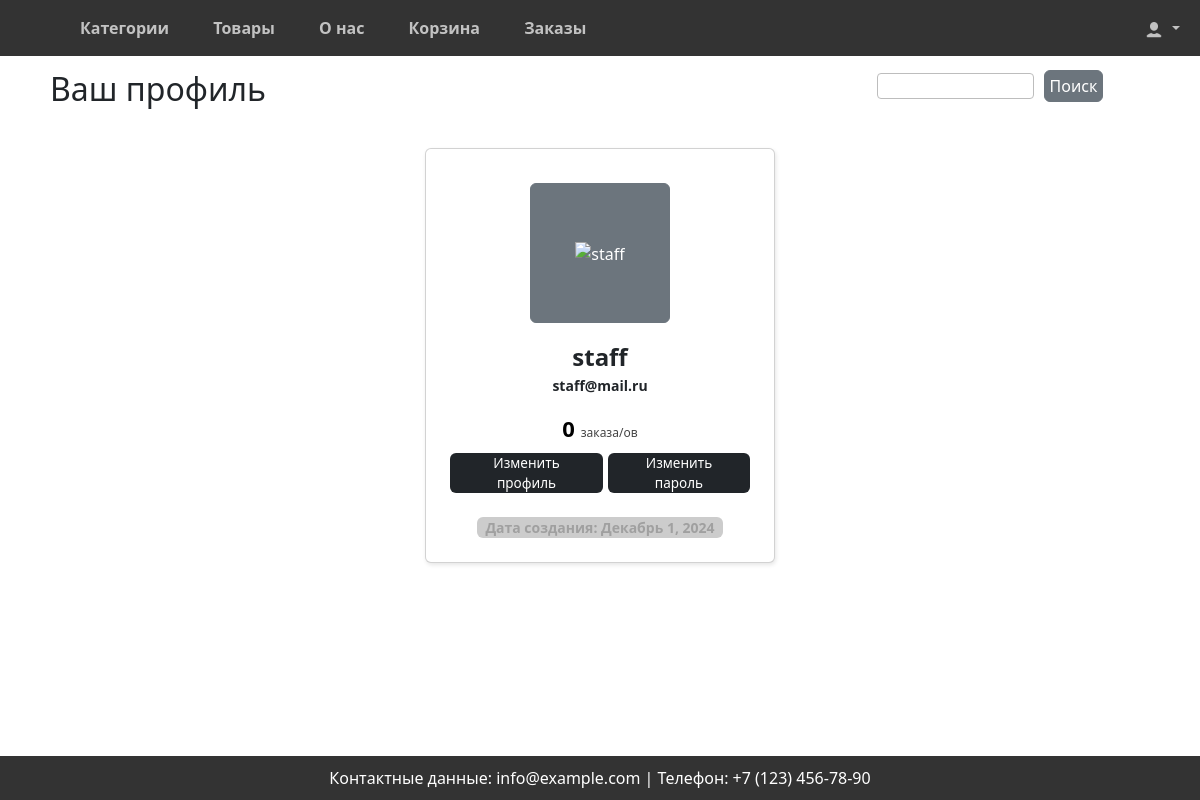
/users/default/1 (signed in), run on the app's committed database.
### users/models.py (models this page shows)
class CustomUser(AbstractUser):
    phone = models.CharField(max_length=20, verbose_name="Телефон")
    city = models.CharField(max_length=100, verbose_name="Город")
    image = models.ImageField(upload_to="users/", blank=True, null=True, verbose_name="Изображение")

### users/views.py (the view)
# urls.py: path('default/<int:pk>', user_detail, name='detail'),
@login_required
def user_detail(request, pk):
    user = get_object_or_404(User, pk=pk)
    orders = Order.objects.filter(user=user)
    order_count = orders.count()
    if request.user != user:
        raise PermissionDenied()
    context = {
        'user': user,
        'title': 'Информация о профиле',
        'order_count': order_count,
    }
    return render(request, template_name='users/profile.html', context=context)

### orders/forms.py
class QuickOrderForm(forms.Form):
    name = forms.CharField(max_length=50, label="Имя")
    last_name = forms.CharField(max_length=50, label="Фамилия")
    email = forms.EmailField(label="Эл.почта")
    phone = forms.CharField(max_length=50, label="Телефон")
    payment = forms.ChoiceField(choices=PAYMENT_CHOICES, label='Способ оплаты')
    delivery = forms.ChoiceField(choices=DELIVERY_CHOICES, label='Способ Доставки')

### cart/context_processors.py (called while the page is built)
def cart(request):
    if request.user.id:
        return {'cart': ProductCartUser(request)}
    return {'cart': Cart(request)}

### cart/views.py (called while the page is built)
    def __len__(self):
        return sum(item['quantity'] for item in self.cart.values())

### orders/context_processors.py (called while the page is built)
def quick_order_form(request):
    return {'quick_order_form': QuickOrderForm()}

### users/templates/users/profile.html (shortened to what this page needs)
{% extends 'base.html' %}
{% load static %}
{% block content %}
<h2 class="user-h2">Ваш профиль</h2>
<div class="container mt-4 mb-4 p-3 d-flex justify-content-center">
    <div class="card user-card p-4">
        <div class=" image d-flex flex-column justify-content-center align-items-center">
            <button class="btn btn-secondary btn-new">
                 {% if user.image %}
                    <img
                      src="{{ user.image.url }}"
                      alt="{{ user.username }}"
                      height="100" width="100"
                      style="object-fit: cover"
                    />
                    {% else %}
                    <img
                      src="{% static 'img/no_image_people.png' %}"
                      alt="{{ user.username }}"
                      height="100" width="100"
                      style="object-fit: cover"
                    />
                    {% endif %}
             </button>
            <span class="name name-1 mt-3">{{ user.username }}</span>
            <span class="mail">{{ user.email }}</span>
            <div class="d-flex flex-row justify-content-center align-items-center mt-3">
                <a href="{% url 'orders' %}" class="orders"><span class="orders-span">{{ order_count }} <span class="follow">заказа/ов</span></span></a>
            </div>
            <div class=" d-flex mt-2 btns">
                <a href="{% url 'users:change_profile' %}" class="btn btn1 btn-dark">Изменить профиль</a>
                <a href="{% url 'users:change_password' %}" class="btn btn1 btn-dark">Изменить пароль</a>
            </div>
            <div class=" px-2 rounded mt-4 date ">
            <span class="join">Дата создания: {{ user.date_joined|date:"F j, Y" }}</span>
        </div>
        </div>
    </div>
</div>
{% endblock content %}

### static/css/styles.css (style rules this page uses)
* { box-sizing: border-box; margin: 0; padding: 0; }
body { font-family: Arial, sans-serif; background-color: #e2e1e1; min-height: 100%; margin-top: 50px; }
.container { display: flex; margin: 20px; align-items: flex-start; }
.btn { display: inline-block; margin-top: 10px; padding: 10px 15px; background-color: #28a745; color: white; text-decoration: none; }
.card { width: 225px; min-height: 350px; box-shadow: 1px 2px 4px rgba(0, 0, 0, 0.1); display: flex; flex-direction: column; border-radius: 4px; transition: 0.2s; position: relative; }
.user-card { width: 350px; background-color: #efefef; border: none; cursor: pointer; transition: all 0.5s; }
.user-card .image img { transition: all 0.5s }
.btn-new { height: 140px; width: 140px; border-radius: 50% }
.user-card .name { font-size: 15px; font-weight: bold }
.user-card .name-1 { font-size: 24px !important; font-weight: bold }
.user-card .mail { font-size: 14px; font-weight: 600 }
.orders { color: black; text-decoration: none; }
.user-card .orders-span { font-size: 22px; font-weight: bold }
.user-card .follow { font-size: 12px; font-weight: 500; color: #444444 }
.user-card .btns { justify-content: space-between; gap: 5px; }
.user-card .btn1 { height: 40px; width: fit-content; border: none; color: #fff; font-size: 13.5px; margin-top: 0; display: flex; align-items: center; }
.user-card .join { font-size: 14px; color: #a0a0a0; font-weight: bold; display: flex; text-align: center; }
.user-card .date { background-color: #ccc }

### data on the page
CustomUser: username "staff", email "staff@mail.ru", date_joined "Декабрь 1, 2024"

### other printed values
{{ order_count }} "0"
